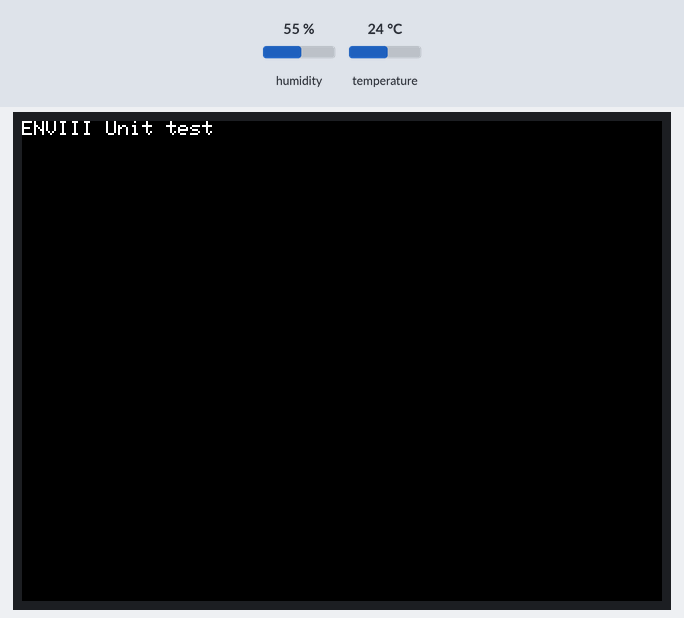
Simulated run of this sketch. Board: ESP32-S3. Parts: 320×240 colour display. The inputs (shaded band) are chosen by the test bench; at power-on: humidity 55 %, temperature 24 °C. What the sketch prints to the serial monitor is not drawn.

Above: at 0.16 s.
At 1.3 s:
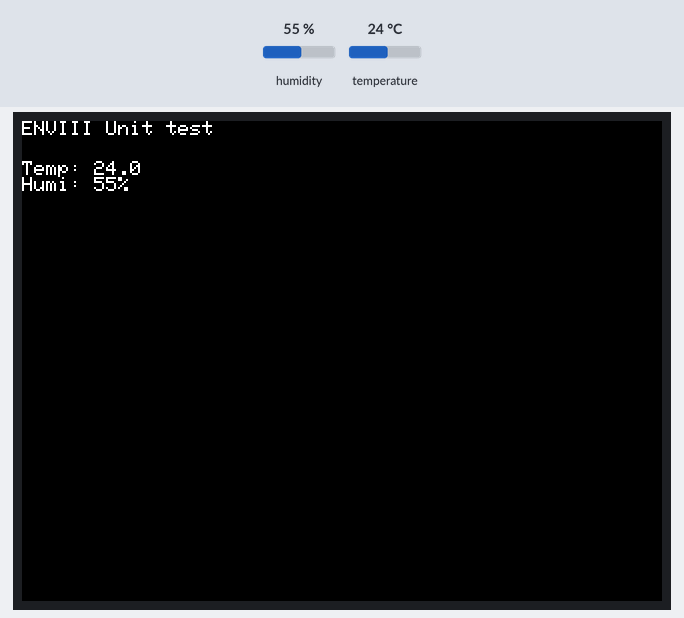
1.4 s: humidity set to 22 %
4.1 s: temperature set to 12 °C
6.8 s: humidity set to 40 %
9.8 s: temperature set to 19 °C
Timing chart, 0 to 12.8 s (numbered marks = the images above; inputs shaded):
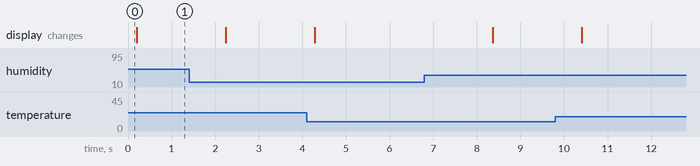

The sketch:

ENV_.ino
```cpp
#include <M5Unified.h>
#include <Adafruit_SHT31.h>

Adafruit_SHT31 sht31 = Adafruit_SHT31();     // SHT3x用オブジェクト

float tmp      = 0.0;
float hum      = 0.0;

void setup() {
    auto cfg = M5.config();
    cfg.internal_imu = true;

    M5.begin(cfg);         // Init M5Atom.
    Wire.begin(2,1);       // Initialize pin 2,1.
    sht31.begin(0x44);     // SHT3xの初期化
    M5.Display.setTextSize(1);
    M5.Display.print(F("ENVIII Unit test"));
    Serial.println(F("ENVIII Unit test"));
}

void loop() {
    tmp = sht31.readTemperature();   // Store the temperature obtained from shT3x.
    hum = sht31.readHumidity();      // Store the humidity obtained from the SHT3x.

    M5.Display.setCursor(0, 20);              // 文字の描画座標（カーソル位置）を設定
    M5.Display.printf(
        "Temp: %2.1f  \r\nHumi: %2.0f%%  \r\n", tmp,
        hum);
    Serial.printf(
        "Temp: %2.1f  \r\nHumi: %2.0f%%  \r\n", tmp,
        hum);
    delay(2000);
}
```
